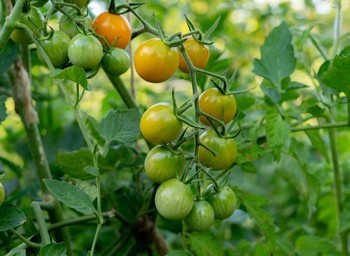
#> input picture dataset/ripe/riped_tomato_1.jpeg, 350 x 256 px
$ python -i preprocessing.py   (imports and definitions only)
#> lines starting #> are read from the running program, lines starting #| are printed output that depends on the picture
"""
Module: preprocessing.py
Chương 2: Xử lý ảnh - Tiền xử lý ảnh

Mô tả: Module chứa các thuật toán tiền xử lý ảnh cơ bản được học trong Chương 2.
Các kỹ thuật bao gồm:
- Resize: Thay đổi kích thước ảnh
- Gaussian Blur: Làm mờ Gaussian để giảm nhiễu
- Median Blur: Làm mờ trung vị
- Chuyển đổi RGB sang HSV
- Chuyển đổi sang ảnh xám (Grayscale)
- Histogram Equalization: Cân bằng histogram để cải thiện độ tương phản
- Noise Removal: Khử nhiễu
- Morphological Operations: Opening và Closing

Author: Tomato Quality System
"""

import cv2
import numpy as np
from typing import Tuple, Optional
import logging

# Cấu hình logging
# [1 line not run here, left out]
logger = logging.getLogger(__name__)


class ImagePreprocessor:
    """
    Lớp xử lý tiền ảnh - Thực hiện các phép biến đổi ảnh cơ bản.

    Các phương thức tuân theo nguyên tắc:
    - Mỗi phương thức xử lý một khía cạnh của ảnh
    - Trả về ảnh đã xử lý cùng với metadata
    - Có logging để theo dõi quá trình xử lý
    """

    def __init__(self, target_size: Tuple[int, int] = (512, 512)):
        """
        Khởi tạo preprocessor với kích thước mặc định.

        Args:
            target_size: Kích thước ảnh đích (width, height)
        """
        self.target_size = target_size
        logger.info(f"ImagePreprocessor initialized with target size: {target_size}")

    def resize(self, image: np.ndarray, width: Optional[int] = None,
               height: Optional[int] = None,
               interpolation: int = cv2.INTER_LINEAR) -> Tuple[np.ndarray, dict]:
        """
        Thay đổi kích thước ảnh.

        Thuật toán: Sử dụng các phương pháp nội suy (interpolation) để
        tính giá trị pixel mới từ các pixel lân cận.

        - INTER_LINEAR: Bilinear interpolation (mặc định, cân bằng tốc độ và chất lượng)
        - INTER_CUBIC: Bicubic interpolation (chất lượng cao hơn, chậm hơn)
        - INTER_AREA: Áp dụng khi thu nhỏ ảnh

        Args:
            image: Ảnh đầu vào (BGR format từ OpenCV)
            width: Chiều rộng mới (None = giữ nguyên tỷ lệ)
            height: Chiều cao mới (None = giữ nguyên tỷ lệ)
            interpolation: Phương pháp nội suy

        Returns:
            Tuple chứa (ảnh đã resize, metadata)
        """
        original_height, original_width = image.shape[:2]

        # Nếu chỉ cung cấp một kích thước, tính kích thước còn lại theo tỷ lệ
        if width is None and height is None:
            width, height = self.target_size
        elif width is None:
            ratio = height / original_height
            width = int(original_width * ratio)
        elif height is None:
            ratio = width / original_width
            height = int(original_height * ratio)

        # Thay đổi kích thước
        resized = cv2.resize(image, (width, height), interpolation=interpolation)

        metadata = {
            "original_size": (original_width, original_height),
            "new_size": (width, height),
            "scale_factor": width / original_width,
            "interpolation": interpolation
        }

        logger.info(f"Resized image from {metadata['original_size']} to {metadata['new_size']}")
        return resized, metadata

    # [67 lines left out: functions gaussian_blur, median_blur, not called in this run]

    def bilateral_filter(self, image: np.ndarray, d: int = 9,
                         sigma_color: float = 75,
                         sigma_space: float = 75) -> Tuple[np.ndarray, dict]:
        """
        Lọc bilateral - làm mờ nhưng giữ biên cạnh sắc nét.

        Thuật toán: Kết hợp cả hai yếu tố:
        1. Similarity weight (theo giá trị pixel)
        2. Spatial weight (theo khoảng cách)

        Hiệu quả trong việc giảm nhiễu trong khi vẫn bảo toàn edges.

        Args:
            image: Ảnh đầu vào
            d: Đường kính pixel lân cận
            sigma_color: Độ lệch chuẩn trong không gian màu
            sigma_space: Độ lệch chuẩn trong không gian tọa độ

        Returns:
            Tuple chứa (ảnh đã lọc, metadata)
        """
        filtered = cv2.bilateralFilter(image, d, sigma_color, sigma_space)

        metadata = {
            "d": d,
            "sigma_color": sigma_color,
            "sigma_space": sigma_space,
            "description": "Bilateral Filter - Giữ edges, giảm nhiễu"
        }

        logger.info(f"Applied bilateral filter with d={d}")
        return filtered, metadata

    def convert_to_hsv(self, image: np.ndarray) -> Tuple[np.ndarray, dict]:
        """
        Chuyển đổi ảnh từ RGB sang HSV.

        Thuật toán: HSV (Hue, Saturation, Value) là không gian màu mô tả:
        - Hue: Sắc thái màu (0-180 trong OpenCV)
        - Saturation: Độ bão hòa màu
        - Value: Độ sáng/Giá trị

        Ứng dụng trong phân tách màu sắc:
        - Màu đỏ của cà chua chín: H thường trong khoảng 0-10 hoặc 170-180
        - Màu xanh của cà chua chưa chín: H trong khoảng 30-90

        Args:
            image: Ảnh đầu vào (BGR từ OpenCV, chuyển sang RGB trước)

        Returns:
            Tuple chứa (ảnh HSV, metadata)
        """
        # OpenCV dùng BGR, chuyển sang RGB trước khi chuyển sang HSV
        rgb_image = cv2.cvtColor(image, cv2.COLOR_BGR2RGB)
        hsv_image = cv2.cvtColor(rgb_image, cv2.COLOR_RGB2HSV)

        metadata = {
            "original_color_space": "RGB",
            "new_color_space": "HSV",
            "h_range": "0-180",
            "s_range": "0-255",
            "v_range": "0-255",
            "description": "Chuyển đổi RGB sang HSV cho phân tách màu sắc"
        }

        logger.info("Converted RGB to HSV")
        return hsv_image, metadata

    # [195 lines left out: functions convert_to_grayscale, histogram_equalization, morphological_opening, morphological_closing, remove_noise, normalize_image, not called in this run]

    def preprocess_pipeline(self, image: np.ndarray) -> Tuple[np.ndarray, list]:
        """
        Pipeline tiền xử lý hoàn chỉnh cho phân tích cà chua.

        Các bước:
        1. Resize về kích thước chuẩn
        2. Khử nhiễu bằng bilateral filter
        3. Chuyển sang HSV cho phân tích màu sắc

        Args:
            image: Ảnh đầu vào

        Returns:
            Tuple chứa (ảnh đã xử lý, danh sách các bước đã thực hiện)
        """
        steps = []

        # Bước 1: Resize
        processed, meta = self.resize(image)
        steps.append({"step": "resize", "result": processed.copy(), "metadata": meta})

        # Bước 2: Khử nhiễu (Bilateral giữ edges)
        processed, meta = self.bilateral_filter(processed)
        steps.append({"step": "denoise", "result": processed.copy(), "metadata": meta})

        # Bước 3: Chuyển sang HSV
        hsv_image, meta = self.convert_to_hsv(processed)
        steps.append({"step": "hsv", "result": hsv_image.copy(), "metadata": meta})

        logger.info("Completed full preprocessing pipeline")
        return hsv_image, steps


# [40 lines left out: functions apply_custom_kernel, create_sharpen_kernel, create_edge_detection_kernel, not called in this run]


# [25 lines not run here, left out]

>>> import cv2
>>> picture = cv2.imread('../../../dataset/ripe/riped_tomato_1.jpeg')
#> picture is the input picture: shape (256, 350, 3); mean B, G, R 49.8, 122.4, 87.7
>>> result = ImagePreprocessor().preprocess_pipeline(picture)
#> in resize, `resized = cv2.resize(image, (width, height), interpolation=interpolati..`:
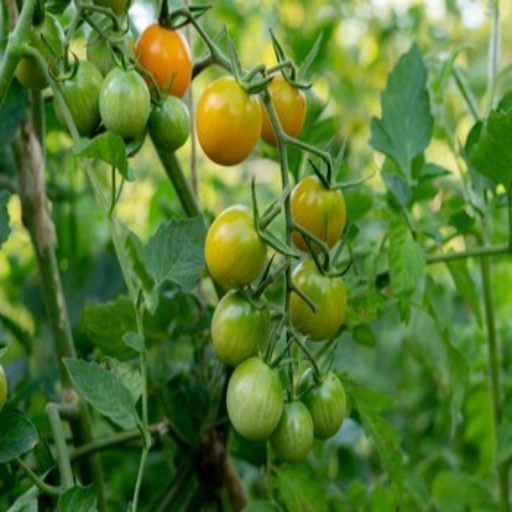
#> resized: shape (512, 512, 3); mean B, G, R 49.7, 122.2, 87.6
#> in preprocess_pipeline, `processed, meta = self.resize(image)`: meta = {'original_size': (350, 256), 'new_size': (512, 512), 'scale_factor': 1.46, 'interpolation': 1}
#> in preprocess_pipeline, `processed, meta = self.bilateral_filter(processed)`: meta = {'d': 9, 'sigma_color': 75, 'sigma_space': 75, 'description': 'Bilateral Filter - Giữ edges, giảm nhiễu'}
#> in convert_to_hsv, `hsv_image = cv2.cvtColor(rgb_image, cv2.COLOR_RGB2HSV)`: hsv_image: shape (512, 512, 3); mean H, S, V 47, 164.8, 123.9
#> in preprocess_pipeline, `hsv_image, meta = self.convert_to_hsv(processed)`: meta = 6 items

$ run again, on dataset/ripe/riped_tomato_10.jpeg
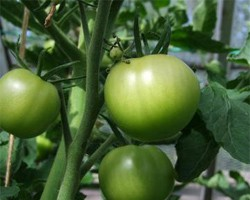
#> input picture dataset/ripe/riped_tomato_10.jpeg, 250 x 200 px
#> picture is the input picture: shape (200, 250, 3); mean B, G, R 55.8, 98.3, 74
#> in resize, `resized = cv2.resize(image, (width, height), interpolation=interpolati..`:
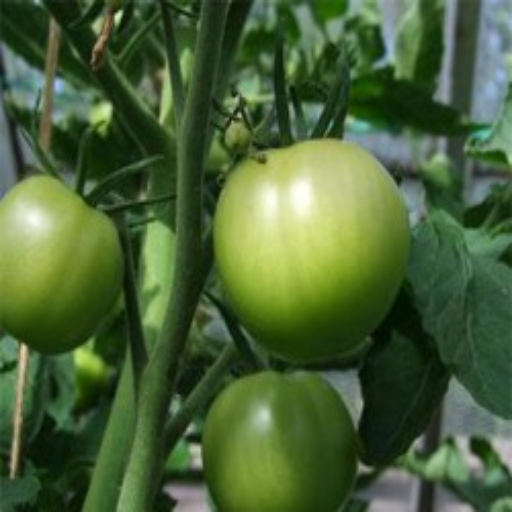
#> resized: shape (512, 512, 3); mean B, G, R 55.6, 98.2, 73.8
#> in preprocess_pipeline, `processed, meta = self.resize(image)`: meta = {'original_size': (250, 200), 'new_size': (512, 512), 'scale_factor': 2.05, 'interpolation': 1}
#> in preprocess_pipeline, `processed, meta = self.bilateral_filter(processed)`: meta = {'d': 9, 'sigma_color': 75, 'sigma_space': 75, 'description': 'Bilateral Filter - Giữ edges, giảm nhiễu'}
#> hsv_image: shape (512, 512, 3); mean H, S, V 53, 129.1, 98.5
#> in preprocess_pipeline, `hsv_image, meta = self.convert_to_hsv(processed)`: meta = 6 items

$ run again, on dataset/ripe/riped_tomato_11.jpeg
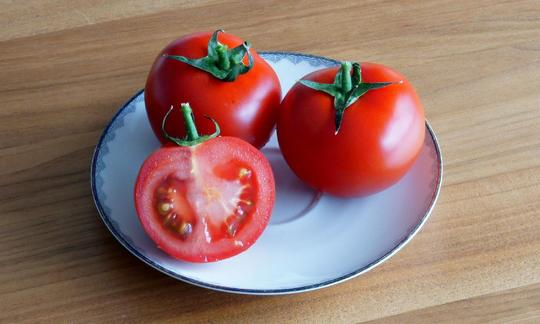
#> input picture dataset/ripe/riped_tomato_11.jpeg, 540 x 324 px
#> picture is the input picture: shape (324, 540, 3); mean B, G, R 105.9, 115.5, 150.4
#> in resize, `resized = cv2.resize(image, (width, height), interpolation=interpolati..`:
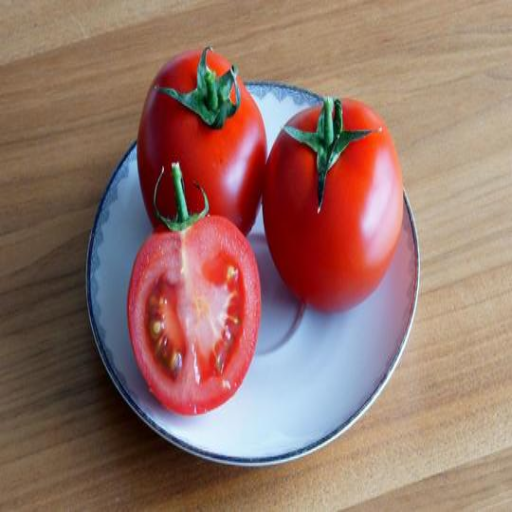
#> resized: shape (512, 512, 3); mean B, G, R 105.8, 115.4, 150.3
#> in preprocess_pipeline, `processed, meta = self.resize(image)`: meta = {'original_size': (540, 324), 'new_size': (512, 512), 'scale_factor': 0.948, 'interpolation': 1}
#> in preprocess_pipeline, `processed, meta = self.bilateral_filter(processed)`: meta = {'d': 9, 'sigma_color': 75, 'sigma_space': 75, 'description': 'Bilateral Filter - Giữ edges, giảm nhiễu'}
#> hsv_image: shape (512, 512, 3); mean H, S, V 48.6, 105.3, 158.1
#> in preprocess_pipeline, `hsv_image, meta = self.convert_to_hsv(processed)`: meta = 6 items

$ run again, on dataset/ripe/riped_tomato_12.jpeg
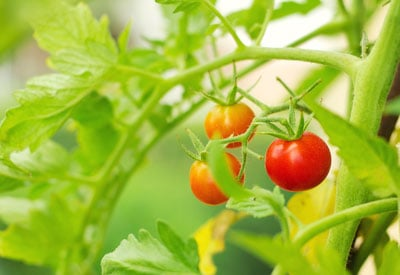
#> input picture dataset/ripe/riped_tomato_12.jpeg, 400 x 275 px
#> picture is the input picture: shape (275, 400, 3); mean B, G, R 62.5, 184.9, 163.7
#> in resize, `resized = cv2.resize(image, (width, height), interpolation=interpolati..`:
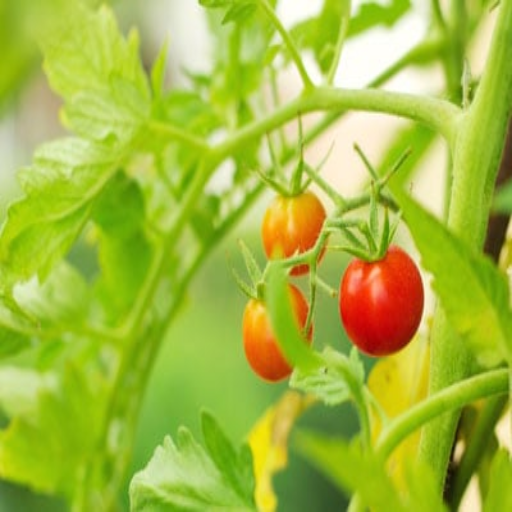
#> resized: shape (512, 512, 3); mean B, G, R 62.4, 184.8, 163.5
#> in preprocess_pipeline, `processed, meta = self.resize(image)`: meta = {'original_size': (400, 275), 'new_size': (512, 512), 'scale_factor': 1.28, 'interpolation': 1}
#> in preprocess_pipeline, `processed, meta = self.bilateral_filter(processed)`: meta = {'d': 9, 'sigma_color': 75, 'sigma_space': 75, 'description': 'Bilateral Filter - Giữ edges, giảm nhiễu'}
#> hsv_image: shape (512, 512, 3); mean H, S, V 35.1, 177.1, 191.9
#> in preprocess_pipeline, `hsv_image, meta = self.convert_to_hsv(processed)`: meta = 6 items
